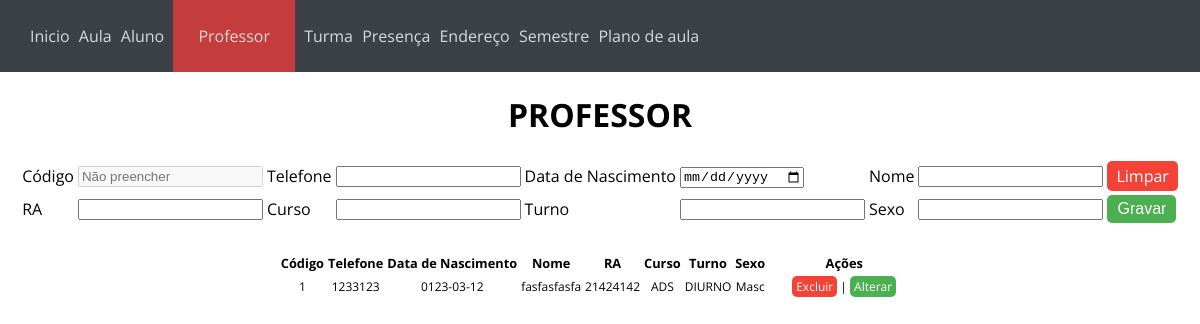
/Professor.php, run on the app's committed database.
### tables this page shows
CREATE TABLE IF NOT EXISTS `tb_professor` (
  `CD_CODIGO` int(3) NOT NULL AUTO_INCREMENT,
  `NB_TELEFONE` int(25) NOT NULL,
  `DT_NASCIMENTO` date NOT NULL,
  `NM_NOME` varchar(35) NOT NULL,
  `NB_RA` int(14) NOT NULL,
  `DS_CURSO` varchar(50) NOT NULL,
  `DS_TURNO` varchar(35) NOT NULL,
  `DS_SEXO` varchar(15) NOT NULL,
  PRIMARY KEY (`CD_CODIGO`)
);

### BD/database.php (called while the page is built, shortened)
<?php
function execute_query($sql){
	$database = open_database();
	$found=null;
	try {
        $result = $database->query($sql);
        if ($result <> null) {
			$found = $result->fetch_all(MYSQLI_ASSOC);
		}
	} catch (Exception $e) {
	}
	return $found;
}
function open_database() {
    try {
    	 $conn = new mysqli(DB_HOST, DB_USER, DB_PASSWORD, DB_NAME);
    	 return $conn;
	 } catch (Exception $e) {
		 echo $e->getMessage();
    	 return null;
	 }
}

### Listar/listarProfessor.php (the view, shortened to what this page needs)
<?php
    $sql="select * from tb_professor ";
    $res_consulta = execute_query($sql);
?>
<br/>
<table style="font-size: 0.8rem; text-align: center;">
    <thead>
        <tr>
            <th>Código</th>
            <th>Telefone</th>
            <th>Data de Nascimento</th>
            <th>Nome</th>
            <th>RA</th>
            <th>Curso</th>
            <th>Turno</th>
            <th>Sexo</th>
            <th>Ações</th>
        </tr>
    </thead>
    <tbody">
        <?php foreach($res_consulta as $dados) : ?>
        <tr style="font-size: 12px;">
            <td><?php echo $dados['CD_CODIGO']; ?></td>
            <td><?php echo $dados['NB_TELEFONE']; ?></td>
            <td><?php echo $dados['DT_NASCIMENTO']; ?></td>
            <td><?php echo $dados['NM_NOME']; ?></td>
            <td><?php echo $dados['NB_RA']; ?></td>
            <td><?php echo $dados['DS_CURSO']; ?></td>
            <td><?php echo $dados['DS_TURNO']; ?></td>
            <td><?php echo $dados['DS_SEXO']; ?></td>
            <td style="width: 150px;">
                <a href="BD/apagar.php?id=<?php echo $dados['CD_CODIGO']; ?>&tipo=professor" class="btn-excluir">Excluir</a>   |
                <a href="Professor.php?id=<?php echo $dados['CD_CODIGO']; ?>" class="btn-alterar">Alterar</a>
            </td>
        </tr>
        <?php  endforeach;?>
</table>

### style.css (style rules this page uses)
body { margin: 0; padding: 0; font-family: 'Open Sans', sans-serif; }
.btn-alterar { background-color: #4CAF50; border: none; border-radius: 5px; color: white; padding: 2px 4px; text-align: center; text-decoration: none; display: inline-block; font-size: 12px; }
.btn-excluir { background-color: #f44336; border: none; border-radius: 5px; color: white; padding: 2px 4px; text-align: center; text-decoration: none; display: inline-block; font-size: 12px; }

### data on the page
tb_professor: CD_CODIGO "1", NB_TELEFONE "1233123", DT_NASCIMENTO "0123-03-12", NM_NOME "fasfasfasfa", NB_RA "21424142", DS_CURSO "ADS", DS_TURNO "DIURNO", DS_SEXO "Masc"
